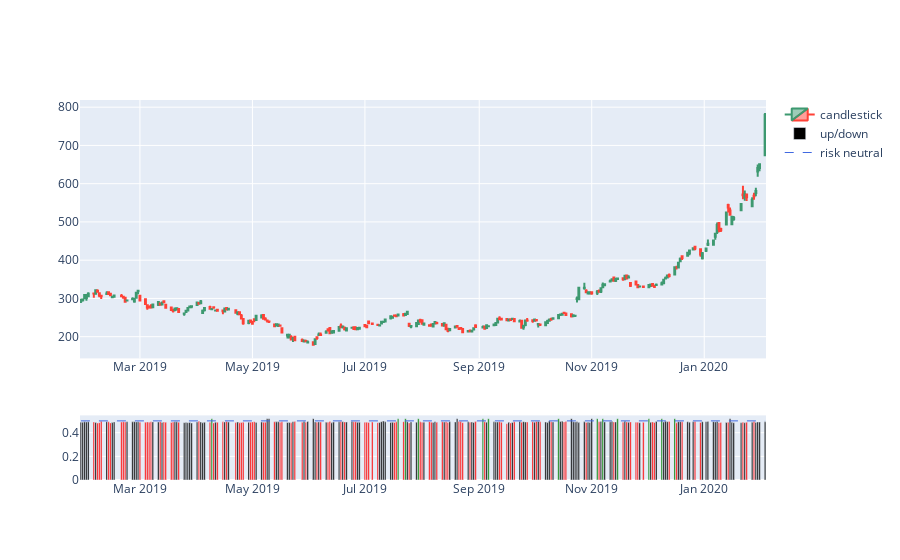

This figure's notebook cell:
### Code cell
fig = make_subplots(rows=2, cols=1, row_heights=[0.8, 0.2])

fig.add_trace(go.Candlestick(x=full_test_df['date'],
                             open=full_test_df['open'],
                             high=full_test_df['high'],
                             low=full_test_df['low'],
                             close=full_test_df['close'],
                             name='candlestick'),
              row=1, col=1)

fig.update_layout(xaxis_rangeslider_visible=False)

fig.add_trace(go.Bar(x=full_test_df['date'],
                     y=full_test_df['bullish proba'],
                     name='up/down',
                     marker_color=full_test_df['risk neutral color']),
              row=2, col=1)
# fig.update_layout(yaxis=dict(range=[.48, .52]))

fig.add_trace(go.Scatter(x=full_test_df['date'],
                         y=[risk_neutral_threshold] * len(full_test_df),
                         name='risk neutral',
                         line = dict(color='royalblue', width=1, dash='dash')),
             row=2, col=1)

fig.show()

### Figure 1 — Plotly figure (JSON) as saved in the notebook; plotly's stock layout.template omitted (floating-point values rounded to 4 significant figures; data arrays with more than 128 entries replaced by an {"elided": "..."} marker saying what was removed)
{"data": [{"close": {"elided": "257 float values"}, "high": {"elided": "257 float values"}, "low": {"elided": "257 float values"}, "name": "candlestick", "open": {"elided": "257 float values"}, "type": "candlestick", "x": {"elided": "257 str values"}, "xaxis": "x", "yaxis": "y"}, {"marker": {"color": {"elided": "257 str values"}}, "name": "up/down", "type": "bar", "x": {"elided": "257 str values"}, "xaxis": "x2", "y": {"elided": "257 float values"}, "yaxis": "y2"}, {"line": {"color": "royalblue", "dash": "dash", "width": 1}, "name": "risk neutral", "type": "scatter", "x": {"elided": "257 str values"}, "xaxis": "x2", "y": {"elided": "257 float values"}, "yaxis": "y2"}], "layout": {"xaxis": {"anchor": "y", "domain": [0, 1], "rangeslider": {"visible": false}}, "xaxis2": {"anchor": "y2", "domain": [0, 1]}, "yaxis": {"anchor": "x", "domain": [0.32, 1]}, "yaxis2": {"anchor": "x2", "domain": [0, 0.17]}}}
